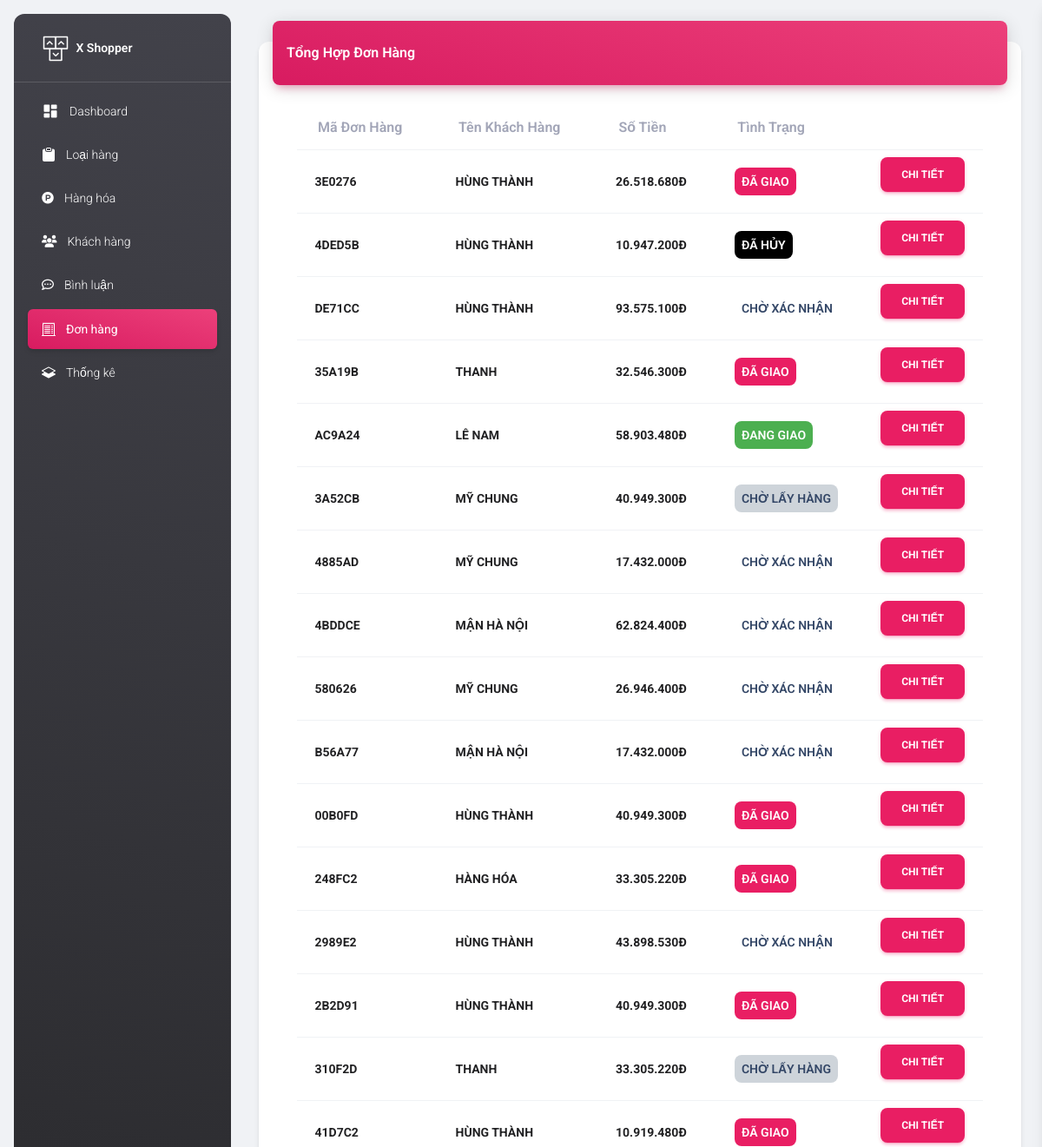
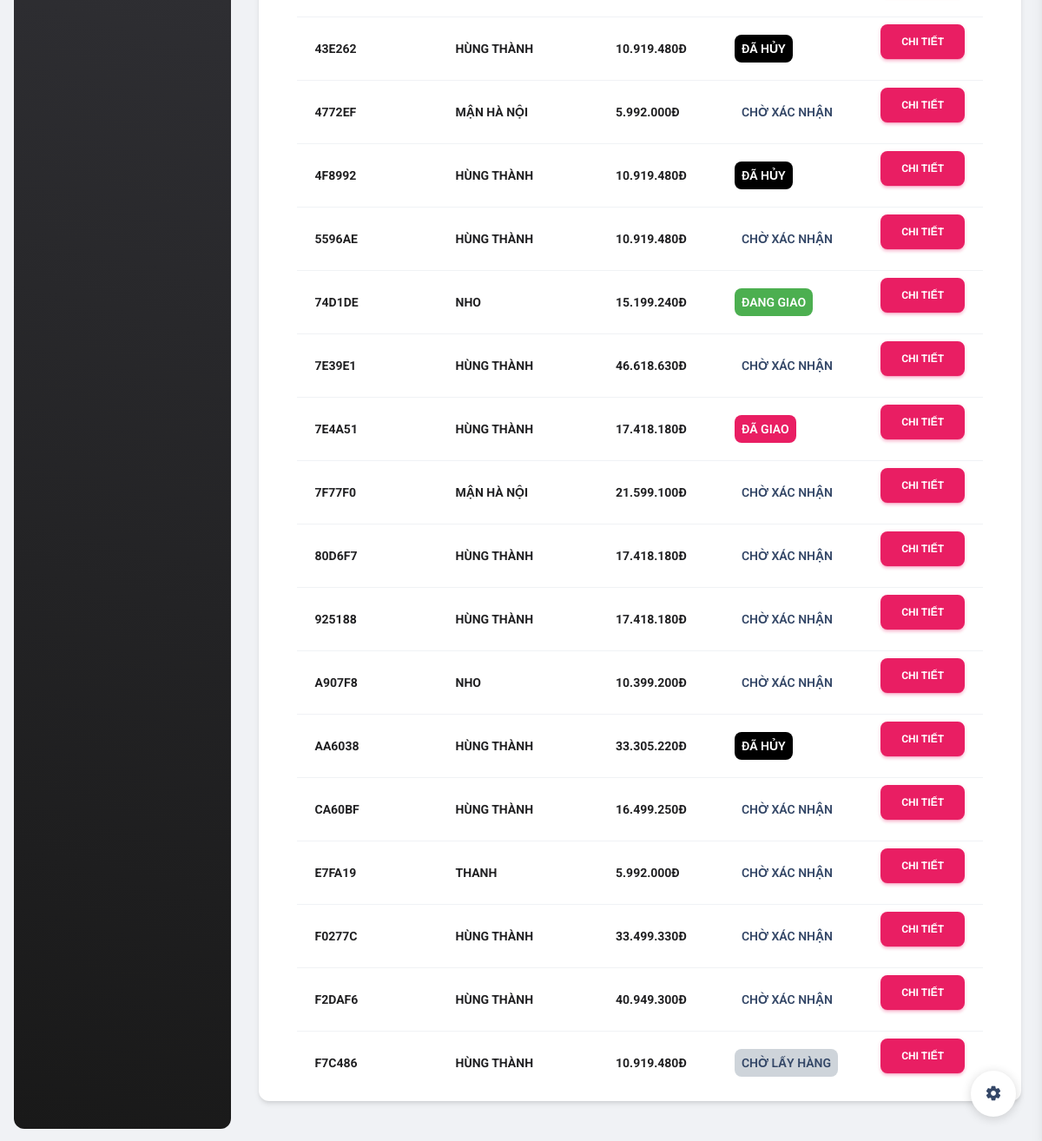
/admin/don_hang/index.php (signed in), run on the app's committed database (2 pictures, top to bottom).
### tables this page shows
CREATE TABLE `order` (
  `ma_order` varchar(20) NOT NULL,
  `ma_kh` varchar(50) DEFAULT NULL,
  `ten_kh` varchar(50) NOT NULL,
  `email` varchar(50) NOT NULL,
  `sdt` int(10) NOT NULL,
  `address` varchar(255) NOT NULL,
  `tong_tien` int(11) NOT NULL,
  `ngay_mua` date NOT NULL,
  `tinh_trang` int(1) NOT NULL
);

### admin/don_hang/index.php (called while the page is built, shortened)
<?php
require_once "../../global.php";
require_once "../../Dao/don_hang.php";
extract($_REQUEST);
if (exist_parma('chi_tiet') && !empty($_POST)) {
    extract($_REQUEST);
    $order = don_hang_select_by_id($ma_order);
    $order_detail = chi_tiet_don_hang_select_by_ma_order($ma_order);
    $VIEW_NAME = "detail.php";
} else {
    $items = don_hang_select_all();
}
require '../layout.php';

### Dao/PDO.php (called while the page is built, shortened)
<?php
function pdo_get_connection()
{
    $servername = "localhost";
    $username = "root";
    $password = "";
    try {
        $conn = new PDO("mysql:host=$servername;dbname=xshop", $username, $password);
        $conn->setAttribute(PDO::ATTR_ERRMODE, PDO::ERRMODE_EXCEPTION);
        return $conn;
    } catch (PDOException $e) {
        echo "Connection failed: " . $e->getMessage();
    }
}
function pdo_query($sql)
{
    $sql_args = array_slice(func_get_args(), 1);
    try {
        $conn = pdo_get_connection();
        $stmt = $conn->prepare($sql);
        $stmt->execute($sql_args);
        $row = $stmt->fetchAll();
        return $row;
    } catch (PDOException $e) {
        throw $e;
    } finally {
        unset($conn);
    }
}

### global.php (called while the page is built, shortened)
<?php
function currency_format($number, $suffix = 'đ') {
    if (!empty($number)) {
        return number_format($number, 0, ',', '.') . "{$suffix}";
    }
}
?>

### admin/don_hang/list.php (the view, shortened to what this page needs)
<div class="container-fluid py-4">
    <div class="row">
        <div class="col-12">
            <div class="card my-4">
                <div class="card-header p-0 position-relative mt-n4 mx-3 z-index-2">
                    <div class="bg-gradient-primary shadow-primary border-radius-lg pt-4 pb-3">
                        <h6 class="text-white text-capitalize ps-3">Tổng hợp đơn hàng</h6>
                    </div>
                </div>
                <div class="card-body px-0 pb-2">
                    <div class="table-responsive p-0">
                        <table style="width: 90%;margin:auto" class="table align-items-center mb-0">
                            <thead>
                                <tr class="fs-22">
                                    <th class="text-secondary opacity-7">Mã đơn hàng</th>
                                    <th class="text-secondary opacity-7">Tên khách hàng</th>
                                    <th class="text-secondary opacity-7">Số tiền</th>
                                    <th class="text-secondary opacity-7">tình trạng</th>
                                    <th class="text-secondary opacity-7"></th>
                                </tr>
                            </thead>
                            <tbody>
                                <?php
                                foreach ($items as $value) {
                                    extract($value);
                                    ?>
                                    <tr>
                                        <td>
                                            <span class="namecategory badge badge-sm bg-gradient-secondary"><?=$ma_order?></span>
                                        </td>
                                        <td>
                                            <span class="namecategory badge "><?=$ten_kh?></span>
                                        </td>
                                        <td>
                                            <span class="namecategory badge "><?=currency_format($tong_tien)?></span>
                                        </td>
                                        <td>
                                            <span class="namecategory badge "><?=tinh_trang_don_hang($tinh_trang)?></span>
                                        </td>
                                        <td class="align-middle">
                                            <form action="./index.php?chi_tiet" method="post">
                                                <input name="" type="submit" value="Chi tiết" class="btn btn-primary">
                                            </form>
                                        </td>
                                    </tr>
                                <?php
                                }
                                ?>
                            </tbody>
                        </table>
                    </div>
                </div>
            </div>
        </div>
    </div>
</div>
</main>
<div class="fixed-plugin">
    <a class="fixed-plugin-button text-dark position-fixed px-3 py-2">
        <i class="material-icons py-2">settings</i>
    </a>
</div>
</body>
</html>

### Dao/don_hang.php (shortened to what this page needs)
<?php
require_once '../../Dao/PDO.php';
function don_hang_select_all()
{
    $sql = "SELECT * FROM `order` ORDER by ngay_mua DESC";
    return pdo_query($sql);
}
function tinh_trang_don_hang($tinh_trang)
{
    switch ($tinh_trang) {
        case 1:
            $tinh_trang = '<span  class=" text-dark w-full p-2 col-12 rounded-3 fw-bold ">Chờ xác nhận</span>';
            break;
        case 2:
            $tinh_trang = '<span class="  text-dark w-full col-12  bg-secondary p-2 rounded-3 fw-bold text-black rounded-md bg-gray-400">Chờ lấy hàng</span>';
            break;
        case 3:
            $tinh_trang =  '<span  class="  text-light p-2 w-full col-12  bg-success rounded-3 fw-bold text-white rounded-md bg-green-500">Đang giao</span>';
            break;
        case 4:
            $tinh_trang = '<span  class=" text-light w-full  bg-primary col-12 bg-rose-600 p-2 rounded-3 fw-bold  text-white rounded-md ">Đã giao</span>';
            break;
        case 0:
            $tinh_trang = '<span style="background:black" class=" w-full col-12  text-light text-white rounded-md  p-2 rounded-3 fw-bold ">Đã hủy</span>';
            break;
    }
    return $tinh_trang;
}

### admin/don_hang/list.php (style rules this page uses)
.namecategory { font-size: 14px !important; background: none; color: #212123; }

### data on the page
order: ma_order "3E0276", ten_kh "HÙNG THÀNH", tong_tien "26.518.680Đ", tinh_trang "ĐÃ GIAO"
order: ma_order "4DED5B", ten_kh "HÙNG THÀNH", tong_tien "10.947.200Đ", tinh_trang "ĐÃ HỦY"
order: ma_order "DE71CC", ten_kh "HÙNG THÀNH", tong_tien "93.575.100Đ", tinh_trang "CHỜ XÁC NHẬN"
order: ma_order "35A19B", ten_kh "THANH", tong_tien "32.546.300Đ", tinh_trang "ĐÃ GIAO"
order: ma_order "AC9A24", ten_kh "LÊ NAM", tong_tien "58.903.480Đ", tinh_trang "ĐANG GIAO"
order: ma_order "3A52CB", ten_kh "MỸ CHUNG", tong_tien "40.949.300Đ", tinh_trang "CHỜ LẤY HÀNG"
order: ma_order "4885AD", ten_kh "MỸ CHUNG", tong_tien "17.432.000Đ", tinh_trang "CHỜ XÁC NHẬN"
order: ma_order "4BDDCE", ten_kh "MẬN HÀ NỘI", tong_tien "62.824.400Đ", tinh_trang "CHỜ XÁC NHẬN"
order: ma_order "580626", ten_kh "MỸ CHUNG", tong_tien "26.946.400Đ", tinh_trang "CHỜ XÁC NHẬN"
order: ma_order "B56A77", ten_kh "MẬN HÀ NỘI", tong_tien "17.432.000Đ", tinh_trang "CHỜ XÁC NHẬN"
order: ma_order "00B0FD", ten_kh "HÙNG THÀNH", tong_tien "40.949.300Đ", tinh_trang "ĐÃ GIAO"
order: ma_order "248FC2", ten_kh "HÀNG HÓA", tong_tien "33.305.220Đ", tinh_trang "ĐÃ GIAO"
order: ma_order "2989E2", ten_kh "HÙNG THÀNH", tong_tien "43.898.530Đ", tinh_trang "CHỜ XÁC NHẬN"
order: ma_order "2B2D91", ten_kh "HÙNG THÀNH", tong_tien "40.949.300Đ", tinh_trang "ĐÃ GIAO"
order: ma_order "310F2D", ten_kh "THANH", tong_tien "33.305.220Đ", tinh_trang "CHỜ LẤY HÀNG"
order: ma_order "41D7C2", ten_kh "HÙNG THÀNH", tong_tien "10.919.480Đ", tinh_trang "ĐÃ GIAO"
order: ma_order "43E262", ten_kh "HÙNG THÀNH", tong_tien "10.919.480Đ", tinh_trang "ĐÃ HỦY"
order: ma_order "4772EF", ten_kh "MẬN HÀ NỘI", tong_tien "5.992.000Đ", tinh_trang "CHỜ XÁC NHẬN"
order: ma_order "4F8992", ten_kh "HÙNG THÀNH", tong_tien "10.919.480Đ", tinh_trang "ĐÃ HỦY"
order: ma_order "5596AE", ten_kh "HÙNG THÀNH", tong_tien "10.919.480Đ", tinh_trang "CHỜ XÁC NHẬN"
order: ma_order "74D1DE", ten_kh "NHO", tong_tien "15.199.240Đ", tinh_trang "ĐANG GIAO"
order: ma_order "7E39E1", ten_kh "HÙNG THÀNH", tong_tien "46.618.630Đ", tinh_trang "CHỜ XÁC NHẬN"
order: ma_order "7E4A51", ten_kh "HÙNG THÀNH", tong_tien "17.418.180Đ", tinh_trang "ĐÃ GIAO"
order: ma_order "7F77F0", ten_kh "MẬN HÀ NỘI", tong_tien "21.599.100Đ", tinh_trang "CHỜ XÁC NHẬN"
order: ma_order "80D6F7", ten_kh "HÙNG THÀNH", tong_tien "17.418.180Đ", tinh_trang "CHỜ XÁC NHẬN"
order: ma_order "925188", ten_kh "HÙNG THÀNH", tong_tien "17.418.180Đ", tinh_trang "CHỜ XÁC NHẬN"
order: ma_order "A907F8", ten_kh "NHO", tong_tien "10.399.200Đ", tinh_trang "CHỜ XÁC NHẬN"
order: ma_order "AA6038", ten_kh "HÙNG THÀNH", tong_tien "33.305.220Đ", tinh_trang "ĐÃ HỦY"
order: ma_order "CA60BF", ten_kh "HÙNG THÀNH", tong_tien "16.499.250Đ", tinh_trang "CHỜ XÁC NHẬN"
order: ma_order "E7FA19", ten_kh "THANH", tong_tien "5.992.000Đ", tinh_trang "CHỜ XÁC NHẬN"
order: ma_order "F0277C", ten_kh "HÙNG THÀNH", tong_tien "33.499.330Đ", tinh_trang "CHỜ XÁC NHẬN"
order: ma_order "F2DAF6", ten_kh "HÙNG THÀNH", tong_tien "40.949.300Đ", tinh_trang "CHỜ XÁC NHẬN"
order: ma_order "F7C486", ten_kh "HÙNG THÀNH", tong_tien "10.919.480Đ", tinh_trang "CHỜ LẤY HÀNG"
